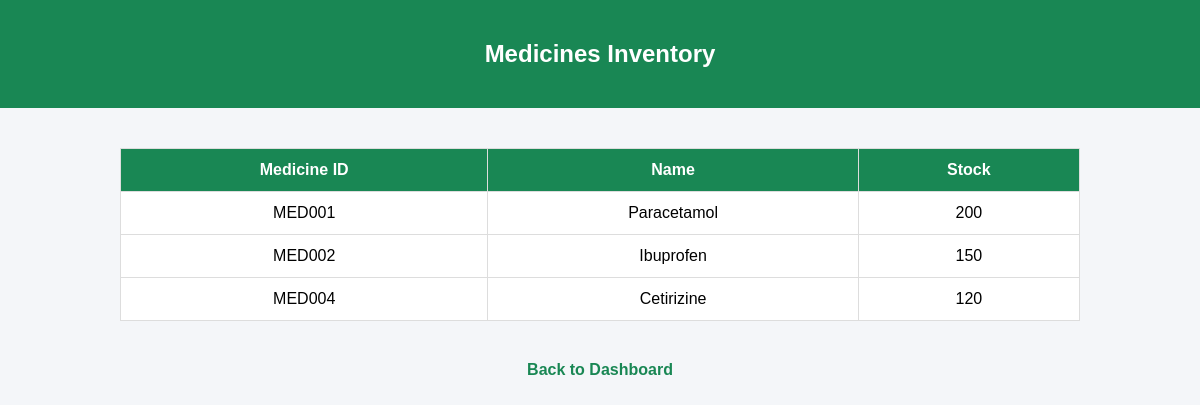
The page /view_medicines on the database its author committed.
### tables this page shows
CREATE TABLE medicines (
    medicine_id TEXT PRIMARY KEY,
    name TEXT,
    stock INTEGER
);

### app.py (the view)
@app.route("/view_medicines")
def view_medicines():
    db = get_db()
    medicines = db.execute(
        "SELECT * FROM medicines"
    ).fetchall()
    return render_template("view_medicines.html", medicines=medicines)

### app.py (called while the page is built)
def get_db():
    conn = sqlite3.connect("hospital.db", timeout=10)
    conn.row_factory = sqlite3.Row
    return conn

### templates/view_medicines.html (shortened to what this page needs)
<!DOCTYPE html>
<html>
<head>
</head>
<body>
<header>
<h2>Medicines Inventory</h2>
</header>
<table>
<tr>
<th>Medicine ID</th>
<th>Name</th>
<th>Stock</th>
</tr>
{% for m in medicines %}
<tr>
<td>{{ m.medicine_id }}</td>
<td>{{ m.name }}</td>
<td>{{ m.stock }}</td>
</tr>
{% endfor %}
</table>
<div class="back">
<a href="/inventory_dashboard">Back to Dashboard</a>
</div>
</body>
</html>

### templates/view_medicines.html (style rules this page uses)
body { font-family:Arial; background:#f4f6f9; margin:0; }
header { background:#198754; color:white; padding:20px; text-align:center; }
table { width:80%; margin:40px auto; border-collapse:collapse; background:white; }
th,td { padding:12px; border:1px solid #ddd; text-align:center; }
th { background:#198754; color:white; }
.back { text-align:center; margin-top:20px; }
a { text-decoration:none; color:#198754; font-weight:bold; }

### rows shown on the page
medicines: medicine_id "MED001", name "Paracetamol", stock "200"
medicines: medicine_id "MED002", name "Ibuprofen", stock "150"
medicines: medicine_id "MED004", name "Cetirizine", stock "120"
